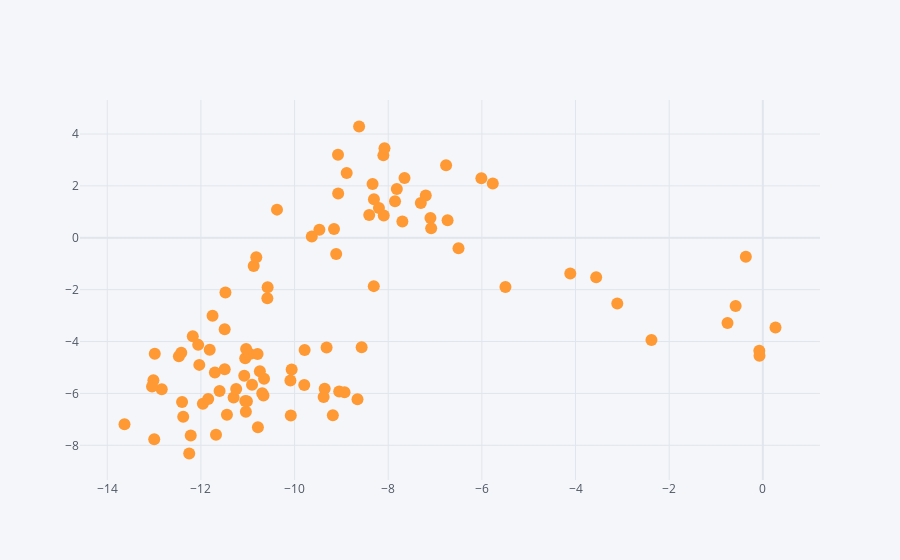

The notebook cell this image was saved under:
### Code cell
df.iplot(x= 'A', y='B', mode='markers')
